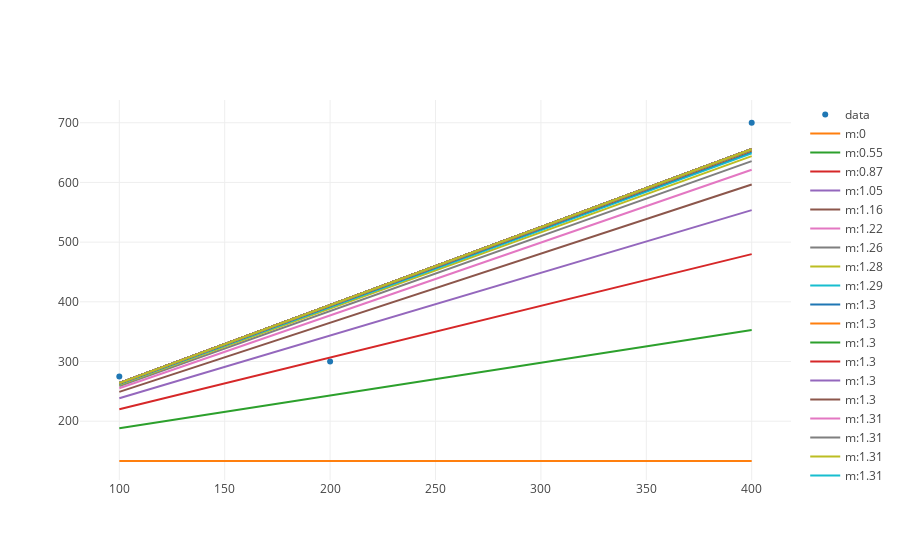

Notebook code cell kept with this figure:
### Markdown cell above
Remember that each of these steps indicates a change in our regression line's slope value towards a "fit" that more accurately matches our dataset.  Let's plot these various regression lines below, starting with our slope at 0 and moving from there.

### Code cell
from plotly.offline import iplot, init_notebook_mode
from graph import plot, m_b_trace
import plotly.graph_objs as go

init_notebook_mode(connected=True)

from graph import trace_values, plot

data_trace = trace_values(budgets, revenues)
if descent_steps:
    m_values = list(map(lambda step: step['m'] ,descent_steps))
    regression_traces = list(map(lambda m: m_b_trace(m, 133.33, budgets, name = 'm:' + str(round(m, 2))), m_values))
    plot([data_trace, *regression_traces])

### Figure 1 — Plotly figure (JSON) as saved in the notebook; plotly's stock layout.template omitted (floating-point values rounded to 4 significant figures)
{"data": [{"mode": "markers", "name": "data", "text": [], "type": "scatter", "uid": "edd23cdc-835d-11e9-81b8-116be6612965", "x": [100, 200, 400], "y": [275, 300, 700]}, {"mode": "lines", "name": "m:0", "type": "scatter", "uid": "edd23e62-835d-11e9-81b8-116be6612965", "x": [100, 200, 400], "y": [133.3, 133.3, 133.3]}, {"mode": "lines", "name": "m:0.55", "type": "scatter", "uid": "edd23f2a-835d-11e9-81b8-116be6612965", "x": [100, 200, 400], "y": [188.2, 243.0, 352.7]}, {"mode": "lines", "name": "m:0.87", "type": "scatter", "uid": "edd23fde-835d-11e9-81b8-116be6612965", "x": [100, 200, 400], "y": [220.0, 306.6, 479.9]}, {"mode": "lines", "name": "m:1.05", "type": "scatter", "uid": "edd2407e-835d-11e9-81b8-116be6612965", "x": [100, 200, 400], "y": [238.4, 343.5, 553.6]}, {"mode": "lines", "name": "m:1.16", "type": "scatter", "uid": "edd2411e-835d-11e9-81b8-116be6612965", "x": [100, 200, 400], "y": [249.1, 364.9, 596.4]}, {"mode": "lines", "name": "m:1.22", "type": "scatter", "uid": "edd241d2-835d-11e9-81b8-116be6612965", "x": [100, 200, 400], "y": [255.3, 377.3, 621.3]}, {"mode": "lines", "name": "m:1.26", "type": "scatter", "uid": "edd2427c-835d-11e9-81b8-116be6612965", "x": [100, 200, 400], "y": [258.9, 384.5, 635.7]}, {"mode": "lines", "name": "m:1.28", "type": "scatter", "uid": "edd2431c-835d-11e9-81b8-116be6612965", "x": [100, 200, 400], "y": [261.0, 388.7, 644.0]}, {"mode": "lines", "name": "m:1.29", "type": "scatter", "uid": "edd243bc-835d-11e9-81b8-116be6612965", "x": [100, 200, 400], "y": [262.2, 391.1, 648.8]}, {"mode": "lines", "name": "m:1.3", "type": "scatter", "uid": "edd2445c-835d-11e9-81b8-116be6612965", "x": [100, 200, 400], "y": [262.9, 392.5, 651.7]}, {"mode": "lines", "name": "m:1.3", "type": "scatter", "uid": "edd244fc-835d-11e9-81b8-116be6612965", "x": [100, 200, 400], "y": [263.3, 393.3, 653.3]}, {"mode": "lines", "name": "m:1.3", "type": "scatter", "uid": "edd2459c-835d-11e9-81b8-116be6612965", "x": [100, 200, 400], "y": [263.6, 393.8, 654.2]}, {"mode": "lines", "name": "m:1.3", "type": "scatter", "uid": "edd24632-835d-11e9-81b8-116be6612965", "x": [100, 200, 400], "y": [263.7, 394.1, 654.8]}, {"mode": "lines", "name": "m:1.3", "type": "scatter", "uid": "edd246d2-835d-11e9-81b8-116be6612965", "x": [100, 200, 400], "y": [263.8, 394.2, 655.1]}, {"mode": "lines", "name": "m:1.3", "type": "scatter", "uid": "edd24772-835d-11e9-81b8-116be6612965", "x": [100, 200, 400], "y": [263.8, 394.3, 655.3]}, {"mode": "lines", "name": "m:1.31", "type": "scatter", "uid": "edd24808-835d-11e9-81b8-116be6612965", "x": [100, 200, 400], "y": [263.8, 394.4, 655.4]}, {"mode": "lines", "name": "m:1.31", "type": "scatter", "uid": "edd248a8-835d-11e9-81b8-116be6612965", "x": [100, 200, 400], "y": [263.9, 394.4, 655.5]}, {"mode": "lines", "name": "m:1.31", "type": "scatter", "uid": "edd2493e-835d-11e9-81b8-116be6612965", "x": [100, 200, 400], "y": [263.9, 394.4, 655.5]}, {"mode": "lines", "name": "m:1.31", "type": "scatter", "uid": "edd24a10-835d-11e9-81b8-116be6612965", "x": [100, 200, 400], "y": [263.9, 394.4, 655.5]}, {"mode": "lines", "name": "m:1.31", "type": "scatter", "uid": "edd24ab0-835d-11e9-81b8-116be6612965", "x": [100, 200, 400], "y": [263.9, 394.4, 655.5]}, {"mode": "lines", "name": "m:1.31", "type": "scatter", "uid": "edd24b50-835d-11e9-81b8-116be6612965", "x": [100, 200, 400], "y": [263.9, 394.4, 655.5]}, {"mode": "lines", "name": "m:1.31", "type": "scatter", "uid": "edd24bf0-835d-11e9-81b8-116be6612965", "x": [100, 200, 400], "y": [263.9, 394.4, 655.5]}, {"mode": "lines", "name": "m:1.31", "type": "scatter", "uid": "edd24c90-835d-11e9-81b8-116be6612965", "x": [100, 200, 400], "y": [263.9, 394.4, 655.5]}, {"mode": "lines", "name": "m:1.31", "type": "scatter", "uid": "edd24d26-835d-11e9-81b8-116be6612965", "x": [100, 200, 400], "y": [263.9, 394.4, 655.5]}, {"mode": "lines", "name": "m:1.31", "type": "scatter", "uid": "edd24dbc-835d-11e9-81b8-116be6612965", "x": [100, 200, 400], "y": [263.9, 394.4, 655.5]}, {"mode": "lines", "name": "m:1.31", "type": "scatter", "uid": "edd24e5c-835d-11e9-81b8-116be6612965", "x": [100, 200, 400], "y": [263.9, 394.4, 655.5]}, {"mode": "lines", "name": "m:1.31", "type": "scatter", "uid": "edd24efc-835d-11e9-81b8-116be6612965", "x": [100, 200, 400], "y": [263.9, 394.4, 655.5]}, {"mode": "lines", "name": "m:1.31", "type": "scatter", "uid": "edd24f9c-835d-11e9-81b8-116be6612965", "x": [100, 200, 400], "y": [263.9, 394.4, 655.5]}, {"mode": "lines", "name": "m:1.31", "type": "scatter", "uid": "edd25032-835d-11e9-81b8-116be6612965", "x": [100, 200, 400], "y": [263.9, 394.4, 655.5]}, {"mode": "lines", "name": "m:1.31", "type": "scatter", "uid": "edd250dc-835d-11e9-81b8-116be6612965", "x": [100, 200, 400], "y": [263.9, 394.4, 655.5]}, {"mode": "lines", "name": "m:1.31", "type": "scatter", "uid": "edd25172-835d-11e9-81b8-116be6612965", "x": [100, 200, 400], "y": [263.9, 394.4, 655.5]}, {"mode": "lines", "name": "m:1.31", "type": "scatter", "uid": "edd2521c-835d-11e9-81b8-116be6612965", "x": [100, 200, 400], "y": [263.9, 394.4, 655.5]}, {"mode": "lines", "name": "m:1.31", "type": "scatter", "uid": "edd252bc-835d-11e9-81b8-116be6612965", "x": [100, 200, 400], "y": [263.9, 394.4, 655.5]}, {"mode": "lines", "name": "m:1.31", "type": "scatter", "uid": "edd25352-835d-11e9-81b8-116be6612965", "x": [100, 200, 400], "y": [263.9, 394.4, 655.5]}, {"mode": "lines", "name": "m:1.31", "type": "scatter", "uid": "edd253f2-835d-11e9-81b8-116be6612965", "x": [100, 200, 400], "y": [263.9, 394.4, 655.5]}, {"mode": "lines", "name": "m:1.31", "type": "scatter", "uid": "edd25492-835d-11e9-81b8-116be6612965", "x": [100, 200, 400], "y": [263.9, 394.4, 655.5]}, {"mode": "lines", "name": "m:1.31", "type": "scatter", "uid": "edd25528-835d-11e9-81b8-116be6612965", "x": [100, 200, 400], "y": [263.9, 394.4, 655.5]}, {"mode": "lines", "name": "m:1.31", "type": "scatter", "uid": "edd255c8-835d-11e9-81b8-116be6612965", "x": [100, 200, 400], "y": [263.9, 394.4, 655.5]}, {"mode": "lines", "name": "m:1.31", "type": "scatter", "uid": "edd25672-835d-11e9-81b8-116be6612965", "x": [100, 200, 400], "y": [263.9, 394.4, 655.5]}, {"mode": "lines", "name": "m:1.31", "type": "scatter", "uid": "edd25708-835d-11e9-81b8-116be6612965", "x": [100, 200, 400], "y": [263.9, 394.4, 655.5]}, {"mode": "lines", "name": "m:1.31", "type": "scatter", "uid": "edd257a8-835d-11e9-81b8-116be6612965", "x": [100, 200, 400], "y": [263.9, 394.4, 655.5]}, {"mode": "lines", "name": "m:1.31", "type": "scatter", "uid": "edd25848-835d-11e9-81b8-116be6612965", "x": [100, 200, 400], "y": [263.9, 394.4, 655.5]}, {"mode": "lines", "name": "m:1.31", "type": "scatter", "uid": "edd25906-835d-11e9-81b8-116be6612965", "x": [100, 200, 400], "y": [263.9, 394.4, 655.5]}, {"mode": "lines", "name": "m:1.31", "type": "scatter", "uid": "edd259a6-835d-11e9-81b8-116be6612965", "x": [100, 200, 400], "y": [263.9, 394.4, 655.5]}, {"mode": "lines", "name": "m:1.31", "type": "scatter", "uid": "edd25a50-835d-11e9-81b8-116be6612965", "x": [100, 200, 400], "y": [263.9, 394.4, 655.5]}, {"mode": "lines", "name": "m:1.31", "type": "scatter", "uid": "edd25b5e-835d-11e9-81b8-116be6612965", "x": [100, 200, 400], "y": [263.9, 394.4, 655.5]}, {"mode": "lines", "name": "m:1.31", "type": "scatter", "uid": "edd25bfe-835d-11e9-81b8-116be6612965", "x": [100, 200, 400], "y": [263.9, 394.4, 655.5]}, {"mode": "lines", "name": "m:1.31", "type": "scatter", "uid": "edd25c94-835d-11e9-81b8-116be6612965", "x": [100, 200, 400], "y": [263.9, 394.4, 655.5]}, {"mode": "lines", "name": "m:1.31", "type": "scatter", "uid": "edd25d34-835d-11e9-81b8-116be6612965", "x": [100, 200, 400], "y": [263.9, 394.4, 655.5]}, {"mode": "lines", "name": "m:1.31", "type": "scatter", "uid": "edd25dca-835d-11e9-81b8-116be6612965", "x": [100, 200, 400], "y": [263.9, 394.4, 655.5]}, {"mode": "lines", "name": "m:1.31", "type": "scatter", "uid": "edd25e60-835d-11e9-81b8-116be6612965", "x": [100, 200, 400], "y": [263.9, 394.4, 655.5]}, {"mode": "lines", "name": "m:1.31", "type": "scatter", "uid": "edd25f00-835d-11e9-81b8-116be6612965", "x": [100, 200, 400], "y": [263.9, 394.4, 655.5]}, {"mode": "lines", "name": "m:1.31", "type": "scatter", "uid": "edd25fa0-835d-11e9-81b8-116be6612965", "x": [100, 200, 400], "y": [263.9, 394.4, 655.5]}, {"mode": "lines", "name": "m:1.31", "type": "scatter", "uid": "edd26040-835d-11e9-81b8-116be6612965", "x": [100, 200, 400], "y": [263.9, 394.4, 655.5]}, {"mode": "lines", "name": "m:1.31", "type": "scatter", "uid": "edd2618a-835d-11e9-81b8-116be6612965", "x": [100, 200, 400], "y": [263.9, 394.4, 655.5]}, {"mode": "lines", "name": "m:1.31", "type": "scatter", "uid": "edd2622a-835d-11e9-81b8-116be6612965", "x": [100, 200, 400], "y": [263.9, 394.4, 655.5]}, {"mode": "lines", "name": "m:1.31", "type": "scatter", "uid": "edd262c0-835d-11e9-81b8-116be6612965", "x": [100, 200, 400], "y": [263.9, 394.4, 655.5]}, {"mode": "lines", "name": "m:1.31", "type": "scatter", "uid": "edd263e2-835d-11e9-81b8-116be6612965", "x": [100, 200, 400], "y": [263.9, 394.4, 655.5]}, {"mode": "lines", "name": "m:1.31", "type": "scatter", "uid": "edd26482-835d-11e9-81b8-116be6612965", "x": [100, 200, 400], "y": [263.9, 394.4, 655.5]}, {"mode": "lines", "name": "m:1.31", "type": "scatter", "uid": "edd26518-835d-11e9-81b8-116be6612965", "x": [100, 200, 400], "y": [263.9, 394.4, 655.5]}, {"mode": "lines", "name": "m:1.31", "type": "scatter", "uid": "edd265b8-835d-11e9-81b8-116be6612965", "x": [100, 200, 400], "y": [263.9, 394.4, 655.5]}, {"mode": "lines", "name": "m:1.31", "type": "scatter", "uid": "edd2664e-835d-11e9-81b8-116be6612965", "x": [100, 200, 400], "y": [263.9, 394.4, 655.5]}, {"mode": "lines", "name": "m:1.31", "type": "scatter", "uid": "edd266ee-835d-11e9-81b8-116be6612965", "x": [100, 200, 400], "y": [263.9, 394.4, 655.5]}, {"mode": "lines", "name": "m:1.31", "type": "scatter", "uid": "edd26784-835d-11e9-81b8-116be6612965", "x": [100, 200, 400], "y": [263.9, 394.4, 655.5]}, {"mode": "lines", "name": "m:1.31", "type": "scatter", "uid": "edd2681a-835d-11e9-81b8-116be6612965", "x": [100, 200, 400], "y": [263.9, 394.4, 655.5]}, {"mode": "lines", "name": "m:1.31", "type": "scatter", "uid": "edd268ba-835d-11e9-81b8-116be6612965", "x": [100, 200, 400], "y": [263.9, 394.4, 655.5]}, {"mode": "lines", "name": "m:1.31", "type": "scatter", "uid": "edd26950-835d-11e9-81b8-116be6612965", "x": [100, 200, 400], "y": [263.9, 394.4, 655.5]}, {"mode": "lines", "name": "m:1.31", "type": "scatter", "uid": "edd269f0-835d-11e9-81b8-116be6612965", "x": [100, 200, 400], "y": [263.9, 394.4, 655.5]}, {"mode": "lines", "name": "m:1.31", "type": "scatter", "uid": "edd26a90-835d-11e9-81b8-116be6612965", "x": [100, 200, 400], "y": [263.9, 394.4, 655.5]}, {"mode": "lines", "name": "m:1.31", "type": "scatter", "uid": "edd26b26-835d-11e9-81b8-116be6612965", "x": [100, 200, 400], "y": [263.9, 394.4, 655.5]}, {"mode": "lines", "name": "m:1.31", "type": "scatter", "uid": "edd26bda-835d-11e9-81b8-116be6612965", "x": [100, 200, 400], "y": [263.9, 394.4, 655.5]}, {"mode": "lines", "name": "m:1.31", "type": "scatter", "uid": "edd26c70-835d-11e9-81b8-116be6612965", "x": [100, 200, 400], "y": [263.9, 394.4, 655.5]}, {"mode": "lines", "name": "m:1.31", "type": "scatter", "uid": "edd26d10-835d-11e9-81b8-116be6612965", "x": [100, 200, 400], "y": [263.9, 394.4, 655.5]}, {"mode": "lines", "name": "m:1.31", "type": "scatter", "uid": "edd26db0-835d-11e9-81b8-116be6612965", "x": [100, 200, 400], "y": [263.9, 394.4, 655.5]}, {"mode": "lines", "name": "m:1.31", "type": "scatter", "uid": "edd26e46-835d-11e9-81b8-116be6612965", "x": [100, 200, 400], "y": [263.9, 394.4, 655.5]}, {"mode": "lines", "name": "m:1.31", "type": "scatter", "uid": "edd26edc-835d-11e9-81b8-116be6612965", "x": [100, 200, 400], "y": [263.9, 394.4, 655.5]}, {"mode": "lines", "name": "m:1.31", "type": "scatter", "uid": "edd26f7c-835d-11e9-81b8-116be6612965", "x": [100, 200, 400], "y": [263.9, 394.4, 655.5]}, {"mode": "lines", "name": "m:1.31", "type": "scatter", "uid": "edd2701c-835d-11e9-81b8-116be6612965", "x": [100, 200, 400], "y": [263.9, 394.4, 655.5]}, {"mode": "lines", "name": "m:1.31", "type": "scatter", "uid": "edd270b2-835d-11e9-81b8-116be6612965", "x": [100, 200, 400], "y": [263.9, 394.4, 655.5]}, {"mode": "lines", "name": "m:1.31", "type": "scatter", "uid": "edd27152-835d-11e9-81b8-116be6612965", "x": [100, 200, 400], "y": [263.9, 394.4, 655.5]}, {"mode": "lines", "name": "m:1.31", "type": "scatter", "uid": "edd271e8-835d-11e9-81b8-116be6612965", "x": [100, 200, 400], "y": [263.9, 394.4, 655.5]}, {"mode": "lines", "name": "m:1.31", "type": "scatter", "uid": "edd27288-835d-11e9-81b8-116be6612965", "x": [100, 200, 400], "y": [263.9, 394.4, 655.5]}, {"mode": "lines", "name": "m:1.31", "type": "scatter", "uid": "edd2731e-835d-11e9-81b8-116be6612965", "x": [100, 200, 400], "y": [263.9, 394.4, 655.5]}, {"mode": "lines", "name": "m:1.31", "type": "scatter", "uid": "edd273c8-835d-11e9-81b8-116be6612965", "x": [100, 200, 400], "y": [263.9, 394.4, 655.5]}, {"mode": "lines", "name": "m:1.31", "type": "scatter", "uid": "edd2745e-835d-11e9-81b8-116be6612965", "x": [100, 200, 400], "y": [263.9, 394.4, 655.5]}, {"mode": "lines", "name": "m:1.31", "type": "scatter", "uid": "edd274fe-835d-11e9-81b8-116be6612965", "x": [100, 200, 400], "y": [263.9, 394.4, 655.5]}, {"mode": "lines", "name": "m:1.31", "type": "scatter", "uid": "edd27594-835d-11e9-81b8-116be6612965", "x": [100, 200, 400], "y": [263.9, 394.4, 655.5]}, {"mode": "lines", "name": "m:1.31", "type": "scatter", "uid": "edd27634-835d-11e9-81b8-116be6612965", "x": [100, 200, 400], "y": [263.9, 394.4, 655.5]}, {"mode": "lines", "name": "m:1.31", "type": "scatter", "uid": "edd276e8-835d-11e9-81b8-116be6612965", "x": [100, 200, 400], "y": [263.9, 394.4, 655.5]}, {"mode": "lines", "name": "m:1.31", "type": "scatter", "uid": "edd2777e-835d-11e9-81b8-116be6612965", "x": [100, 200, 400], "y": [263.9, 394.4, 655.5]}, {"mode": "lines", "name": "m:1.31", "type": "scatter", "uid": "edd2781e-835d-11e9-81b8-116be6612965", "x": [100, 200, 400], "y": [263.9, 394.4, 655.5]}, {"mode": "lines", "name": "m:1.31", "type": "scatter", "uid": "edd278b4-835d-11e9-81b8-116be6612965", "x": [100, 200, 400], "y": [263.9, 394.4, 655.5]}, {"mode": "lines", "name": "m:1.31", "type": "scatter", "uid": "edd27954-835d-11e9-81b8-116be6612965", "x": [100, 200, 400], "y": [263.9, 394.4, 655.5]}, {"mode": "lines", "name": "m:1.31", "type": "scatter", "uid": "edd279ea-835d-11e9-81b8-116be6612965", "x": [100, 200, 400], "y": [263.9, 394.4, 655.5]}, {"mode": "lines", "name": "m:1.31", "type": "scatter", "uid": "edd27a80-835d-11e9-81b8-116be6612965", "x": [100, 200, 400], "y": [263.9, 394.4, 655.5]}, {"mode": "lines", "name": "m:1.31", "type": "scatter", "uid": "edd27b20-835d-11e9-81b8-116be6612965", "x": [100, 200, 400], "y": [263.9, 394.4, 655.5]}, {"mode": "lines", "name": "m:1.31", "type": "scatter", "uid": "edd27bd4-835d-11e9-81b8-116be6612965", "x": [100, 200, 400], "y": [263.9, 394.4, 655.5]}, {"mode": "lines", "name": "m:1.31", "type": "scatter", "uid": "edd27c6a-835d-11e9-81b8-116be6612965", "x": [100, 200, 400], "y": [263.9, 394.4, 655.5]}, {"mode": "lines", "name": "m:1.31", "type": "scatter", "uid": "edd27d00-835d-11e9-81b8-116be6612965", "x": [100, 200, 400], "y": [263.9, 394.4, 655.5]}, {"mode": "lines", "name": "m:1.31", "type": "scatter", "uid": "edd27d96-835d-11e9-81b8-116be6612965", "x": [100, 200, 400], "y": [263.9, 394.4, 655.5]}, {"mode": "lines", "name": "m:1.31", "type": "scatter", "uid": "edd27e2c-835d-11e9-81b8-116be6612965", "x": [100, 200, 400], "y": [263.9, 394.4, 655.5]}, {"mode": "lines", "name": "m:1.31", "type": "scatter", "uid": "edd27ecc-835d-11e9-81b8-116be6612965", "x": [100, 200, 400], "y": [263.9, 394.4, 655.5]}, {"mode": "lines", "name": "m:1.31", "type": "scatter", "uid": "edd27f62-835d-11e9-81b8-116be6612965", "x": [100, 200, 400], "y": [263.9, 394.4, 655.5]}, {"mode": "lines", "name": "m:1.31", "type": "scatter", "uid": "edd27fee-835d-11e9-81b8-116be6612965", "x": [100, 200, 400], "y": [263.9, 394.4, 655.5]}, {"mode": "lines", "name": "m:1.31", "type": "scatter", "uid": "edd28084-835d-11e9-81b8-116be6612965", "x": [100, 200, 400], "y": [263.9, 394.4, 655.5]}, {"mode": "lines", "name": "m:1.31", "type": "scatter", "uid": "edd28110-835d-11e9-81b8-116be6612965", "x": [100, 200, 400], "y": [263.9, 394.4, 655.5]}, {"mode": "lines", "name": "m:1.31", "type": "scatter", "uid": "edd2819c-835d-11e9-81b8-116be6612965", "x": [100, 200, 400], "y": [263.9, 394.4, 655.5]}, {"mode": "lines", "name": "m:1.31", "type": "scatter", "uid": "edd28228-835d-11e9-81b8-116be6612965", "x": [100, 200, 400], "y": [263.9, 394.4, 655.5]}], "layout": {}}
